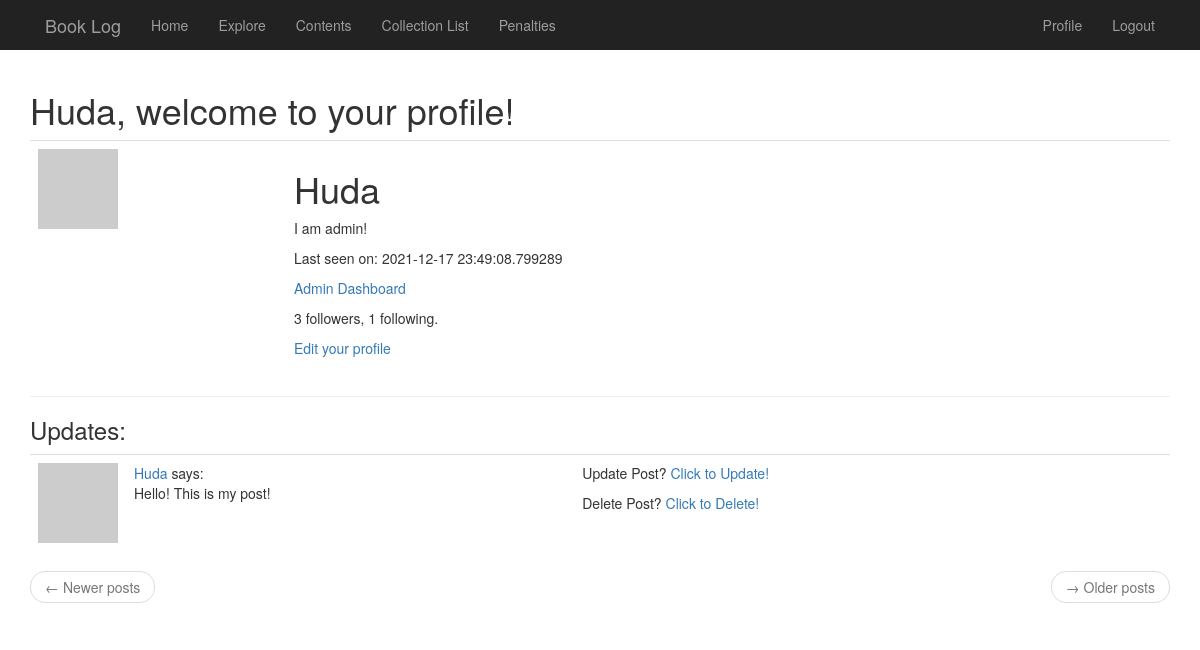
The page /user/Huda (signed in) on the database its author committed.
### app/models.py (models this page shows, shortened)
class User(UserMixin, db.Model):
    id = db.Column(db.Integer, primary_key=True)
    username = db.Column(db.String(64), index=True, unique=True)
    email = db.Column(db.String(120), index=True, unique=True)
    password_hash = db.Column(db.String(128))
    about_me = db.Column(db.String(140))
    last_seen = db.Column(db.DateTime, default=datetime.utcnow)
    is_admin = db.Column(db.Boolean, default=False, index=True)
    posts = db.relationship('Post', backref='author', lazy='dynamic')
    borrows = db.relationship('Borrow', backref='user', lazy='dynamic')
    followed = db.relationship('User',
    secondary=followers,
    primaryjoin=(followers.c.follower_id == id),
    secondaryjoin=(followers.c.followed_id == id),
    backref=db.backref('followers', lazy='dynamic'), lazy='dynamic')
    def avatar(self, size):
        digest = md5(self.email.lower().encode('utf-8')).hexdigest()
        return 'https://www.gravatar.com/avatar/{}?d=identicon&s={}'.format(digest, size)

class Post(db.Model):
    id = db.Column(db.Integer, primary_key=True)
    body = db.Column(db.Text)
    timestamp = db.Column(db.DateTime, index=True, default=datetime.utcnow)
    user_id = db.Column(db.Integer, db.ForeignKey('user.id'))

### app/routes.py (the view)
@app.route('/user/<username>')
@login_required
def user(username):
    user = User.query.filter_by(username=username).first_or_404()
    users = User.query.all()
    page = request.args.get('page', 1, type=int)
    posts = user.posts.order_by(Post.timestamp.desc()).paginate(page, app.config['POSTS_PER_PAGE'], False)
    next_url = url_for('user', username=user.username,page=posts.next_num) if posts.has_next else None
    prev_url = url_for('user', username=user.username,page=posts.prev_num) if posts.has_prev else None
    form = EmptyForm()
    return render_template('profile.html', user=user, posts=posts.items, next_url=next_url, prev_url=prev_url, form=form, users=users)

### app/models.py (called while the page is built)
@login.user_loader
def load_user(id):
    return User.query.get(int(id))

### app/routes.py (called while the page is built)
@app.before_request
def before_request():
    if current_user.is_authenticated:
        current_user.last_seen = datetime.utcnow()
        db.session.commit()

### app/templates/profile.html
{% extends "base.html" %}
{% block app_content %}
    <h1>{{current_user.username}}, welcome to your profile! </h1>
    <table class="table table-hover">
        <tr valign="top">
            <td width="256px"><img src="{{ user.avatar(256) }}"></td>
            <td>
                <h1>{{ user.username }}</h1>
                {% if user.about_me %}<p>{{ user.about_me }}</p>{% endif %}
                {% if user.last_seen %}<p>Last seen on: {{ user.last_seen}}</p>{% endif %}
                {% if current_user.is_admin %}<p><a href="{{url_for('admin')}}">Admin Dashboard</a></p>{% endif %}
                <p>{{ user.followers.count() }} followers, {{ user.followed.count() }} following.</p>
                {% if user == current_user %}
                	<p><a href="{{ url_for('edit_profile') }}">Edit your profile</a></p>
                {% elif not current_user.is_following(user) %}
                	<p><form action="{{url_for('follow', username=user.username) }}", method="post">
                		{{ form.hidden_tag() }}
                		{{ form.submit(value="Follow") }}
                	</form></p>
                {% else %}
                	<p><form action="{{url_for('unfollow', username=user.username) }}", method="post">
                		{{ form.hidden_tag() }}
                		{{ form.submit(value="Unfollow") }}
                	</form></p>
                {% endif %}
            </td>
        </tr>
    </table>
    <hr>
    <h3>Updates:</h3>
    {% for post in posts %}
        <div>{% include '_post.html' %}</div>
    {% endfor %}
    <nav aria-label="...">
        <ul class="pager">
            <li class="previous{% if not prev_url %} disabled{% endif %}">
                <a href="{{ prev_url or '#' }}">
                    <span aria-hidden="true">&larr;</span> Newer posts
                </a>
            </li>
            <li class="next{% if not next_url %} disabled{% endif %}">
                <a href="{{ next_url or '#' }}">
                    <span aria-hidden="true">&rarr;</span> Older posts
                </a>
            </li>
        </ul>
    </nav>
{% endblock %}

### app/templates/_post.html
<table class="table table-hover">
    <tr>
        <td width="70px">
            <a href="{{ url_for('user', username=post.author.username)}}">
                <img src="{{ post.author.avatar(70) }}"/>
            </a>
        </td>
        <td>
            <a href="{{ url_for('user',username=post.author.username) }}"> {{ post.author.username }}</a>
            says: <br>
            {{ post.body }}
        </td>
        <td>
            {% if post.author == current_user %}
            <p>Update Post? <a href="{{url_for('update_posts', id=post.id)}}"> Click to Update!</a></p>
            <p>Delete Post? <a href="{{url_for('delete_posts', id=post.id)}}"> Click to Delete!</a></p>
            {% elif current_user.is_admin %}
            <p>Update Post? <a href="{{url_for('update_posts', id=post.id)}}"> Click to Update!</a></p>
            <p>Delete Post? <a href="{{url_for('delete_posts', id=post.id)}}"> Click to Delete!</a></p>
            {% endif %}
        </td>
    </tr>
</table>

### rows shown on the page
User: username "Huda", about_me "I am admin!", last_seen "2021-12-17 23:49:08.799289"
Post: author.username "Huda", body "Hello! This is my post!"

### other values the page prints
{{ user.followers.count() }} "3"
{{ user.followed.count() }} "1"
